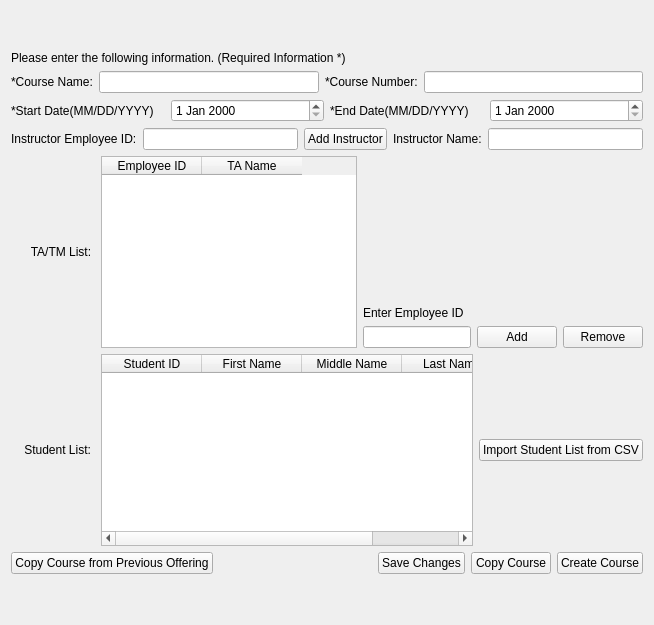
        <widget class="QWidget" name="CreateCoursePage">
         <layout class="QVBoxLayout" name="verticalLayout_32">
          <item>
           <spacer name="verticalSpacer_21">
            <property name="orientation">
             <enum>Qt::Vertical</enum>
            </property>
            <property name="sizeHint" stdset="0">
             <size>
              <width>20</width>
              <height>40</height>
             </size>
            </property>
           </spacer>
          </item>
          <item>
           <widget class="QLabel" name="label_26">
            <property name="text">
             <string>Please enter the following information. (Required Information *)</string>
            </property>
           </widget>
          </item>
          <item>
           <layout class="QVBoxLayout" name="verticalLayout_31">
            <item>
             <layout class="QVBoxLayout" name="verticalLayout_29">
              <item>
               <layout class="QHBoxLayout" name="horizontalLayout_39">
                <item>
                 <widget class="QLabel" name="label_24">
                  <property name="text">
                   <string>*Course Name:</string>
                  </property>
                 </widget>
                </item>
                <item>
                 <widget class="QLineEdit" name="CourseNameCreate_CreateCourse">
                  <property name="text">
                   <string/>
                  </property>
                 </widget>
                </item>
                <item>
                 <widget class="QLabel" name="label_25">
                  <property name="text">
                   <string>*Course Number:</string>
                  </property>
                 </widget>
                </item>
                <item>
                 <widget class="QLineEdit" name="CourseNumberCreate_CreateCourse">
                  <property name="text">
                   <string/>
                  </property>
                 </widget>
                </item>
               </layout>
              </item>
              <item>
               <layout class="QHBoxLayout" name="horizontalLayout_40">
                <item>
                 <widget class="QLabel" name="label_27">
                  <property name="text">
                   <string>*Start Date(MM/DD/YYYY)</string>
                  </property>
                 </widget>
                </item>
                <item>
                 <widget class="QDateEdit" name="StartDateCreate_CreateCourse"/>
                </item>
                <item>
                 <widget class="QLabel" name="label_28">
                  <property name="text">
                   <string>*End Date(MM/DD/YYYY)</string>
                  </property>
                 </widget>
                </item>
                <item>
                 <widget class="QDateEdit" name="EndDateCreate_CreateCourse"/>
                </item>
               </layout>
              </item>
              <item>
               <layout class="QHBoxLayout" name="horizontalLayout_41">
                <item>
                 <widget class="QLabel" name="label_29">
                  <property name="text">
                   <string>Instructor Employee ID:</string>
                  </property>
                 </widget>
                </item>
                <item>
                 <widget class="QLineEdit" name="InstructorEmployeeID_CreateCourse"/>
                </item>
                <item>
                 <widget class="QPushButton" name="AddInstructorButton_CreateCourse">
                  <property name="text">
                   <string>Add Instructor</string>
                  </property>
                 </widget>
                </item>
                <item>
                 <widget class="QLabel" name="label_96">
                  <property name="text">
                   <string>Instructor Name:</string>
                  </property>
                 </widget>
                </item>
                <item>
                 <widget class="QLineEdit" name="InstructorName_CreateCourse">
                  <property name="readOnly">
                   <bool>true</bool>
                  </property>
                 </widget>
                </item>
               </layout>
              </item>
             </layout>
            </item>
            <item>
             <layout class="QHBoxLayout" name="horizontalLayout_44">
              <item>
               <layout class="QVBoxLayout" name="verticalLayout_30">
                <item>
                 <layout class="QHBoxLayout" name="horizontalLayout_42">
                  <item>
                   <widget class="QLabel" name="label_30">
                    <property name="text">
                     <string>      TA/TM List: </string>
                    </property>
                   </widget>
                  </item>
                  <item>
                   <widget class="QTableWidget" name="TAList_CreateCourse">
                    <property name="editTriggers">
                     <set>QAbstractItemView::NoEditTriggers</set>
                    </property>
                    <property name="selectionBehavior">
                     <enum>QAbstractItemView::SelectRows</enum>
                    </property>
                    <column>
                     <property name="text">
                      <string>Employee ID</string>
                     </property>
                    </column>
                    <column>
                     <property name="text">
                      <string>TA Name</string>
                     </property>
                    </column>
                   </widget>
                  </item>
                  <item>
                   <layout class="QVBoxLayout" name="verticalLayout_28">
                    <item>
                     <spacer name="verticalSpacer_2">
                      <property name="orientation">
                       <enum>Qt::Vertical</enum>
                      </property>
                      <property name="sizeHint" stdset="0">
                       <size>
                        <width>20</width>
                        <height>40</height>
                       </size>
                      </property>
                     </spacer>
                    </item>
                    <item>
                     <widget class="QLabel" name="label_95">
                      <property name="text">
                       <string>Enter Employee ID</string>
                      </property>
                     </widget>
                    </item>
                    <item>
                     <layout class="QHBoxLayout" name="horizontalLayout_96">
                      <item>
                       <widget class="QLineEdit" name="TAEmployeeID_CreateCourse"/>
                      </item>
                      <item>
                       <widget class="QPushButton" name="AddTAButton_CreateCourse">
                        <property name="text">
                         <string>Add</string>
                        </property>
                       </widget>
                      </item>
                      <item>
                       <widget class="QPushButton" name="RemoveTAButton_CreateCourse">
                        <property name="text">
                         <string>Remove</string>
                        </property>
                       </widget>
                      </item>
                     </layout>
                    </item>
                   </layout>
                  </item>
                 </layout>
                </item>
                <item>
                 <layout class="QHBoxLayout" name="horizontalLayout_43">
                  <item>
                   <widget class="QLabel" name="label_31">
                    <property name="text">
                     <string>    Student List: </string>
                    </property>
                   </widget>
                  </item>
                  <item>
                   <widget class="QTableWidget" name="StudentList_CreateCourse">
                    <property name="editTriggers">
                     <set>QAbstractItemView::NoEditTriggers</set>
                    </property>
                    <property name="selectionBehavior">
                     <enum>QAbstractItemView::SelectRows</enum>
                    </property>
                    <column>
                     <property name="text">
                      <string>Student ID</string>
                     </property>
                    </column>
                    <column>
                     <property name="text">
                      <string>First Name</string>
                     </property>
                    </column>
                    <column>
                     <property name="text">
                      <string>Middle Name</string>
                     </property>
                    </column>
                    <column>
                     <property name="text">
                      <string>Last Name</string>
                     </property>
                    </column>
                   </widget>
                  </item>
                  <item>
                   <widget class="QPushButton" name="ImportFromCSVButton_CreateCourse">
                    <property name="text">
                     <string>Import Student List from CSV</string>
                    </property>
                   </widget>
                  </item>
                 </layout>
                </item>
               </layout>
              </item>
             </layout>
            </item>
            <item>
             <layout class="QHBoxLayout" name="horizontalLayout_45">
              <item>
               <widget class="QPushButton" name="CopyPerviouCourseButton_CreateCourse">
                <property name="text">
                 <string>Copy Course from Previous Offering</string>
                </property>
               </widget>
              </item>
              <item>
               <spacer name="horizontalSpacer_38">
                <property name="orientation">
                 <enum>Qt::Horizontal</enum>
                </property>
                <property name="sizeHint" stdset="0">
                 <size>
                  <width>40</width>
                  <height>20</height>
                 </size>
                </property>
               </spacer>
              </item>
              <item>
               <widget class="QPushButton" name="SaveChangeCourseButton_CreateCourse">
                <property name="text">
                 <string>Save Changes</string>
                </property>
               </widget>
              </item>
              <item>
               <widget class="QPushButton" name="CopyCourseBt">
                <property name="text">
                 <string>Copy Course</string>
                </property>
               </widget>
              </item>
              <item>
               <widget class="QPushButton" name="CreateCourseButton_CreateCourse">
                <property name="text">
                 <string>Create Course</string>
                </property>
               </widget>
              </item>
             </layout>
            </item>
           </layout>
          </item>
          <item>
           <spacer name="verticalSpacer_22">
            <property name="orientation">
             <enum>Qt::Vertical</enum>
            </property>
            <property name="sizeHint" stdset="0">
             <size>
              <width>20</width>
              <height>40</height>
             </size>
            </property>
           </spacer>
          </item>
         </layout>
        </widget>
